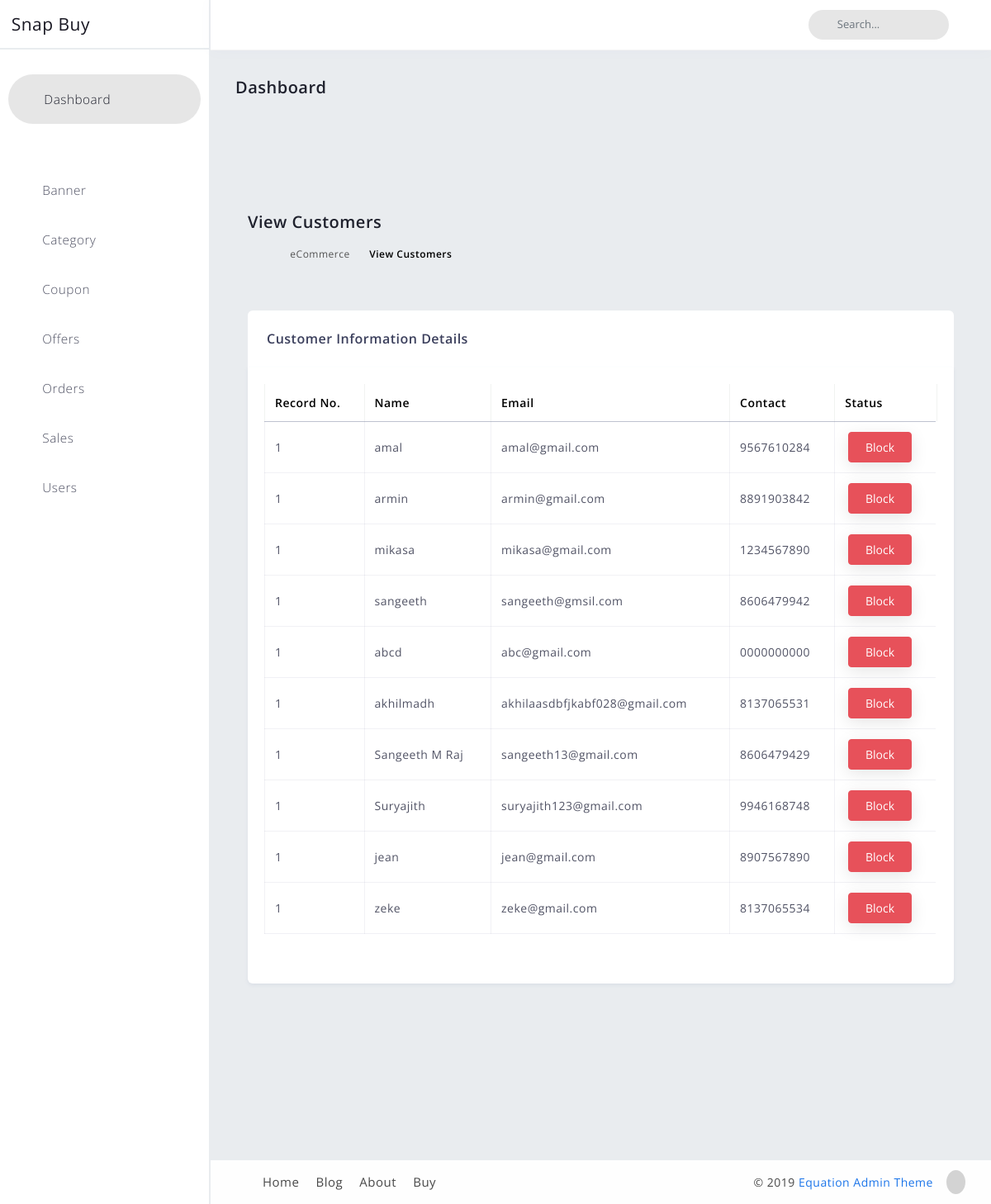
The app's page /myadmin/adcustomers (signed in), older data.
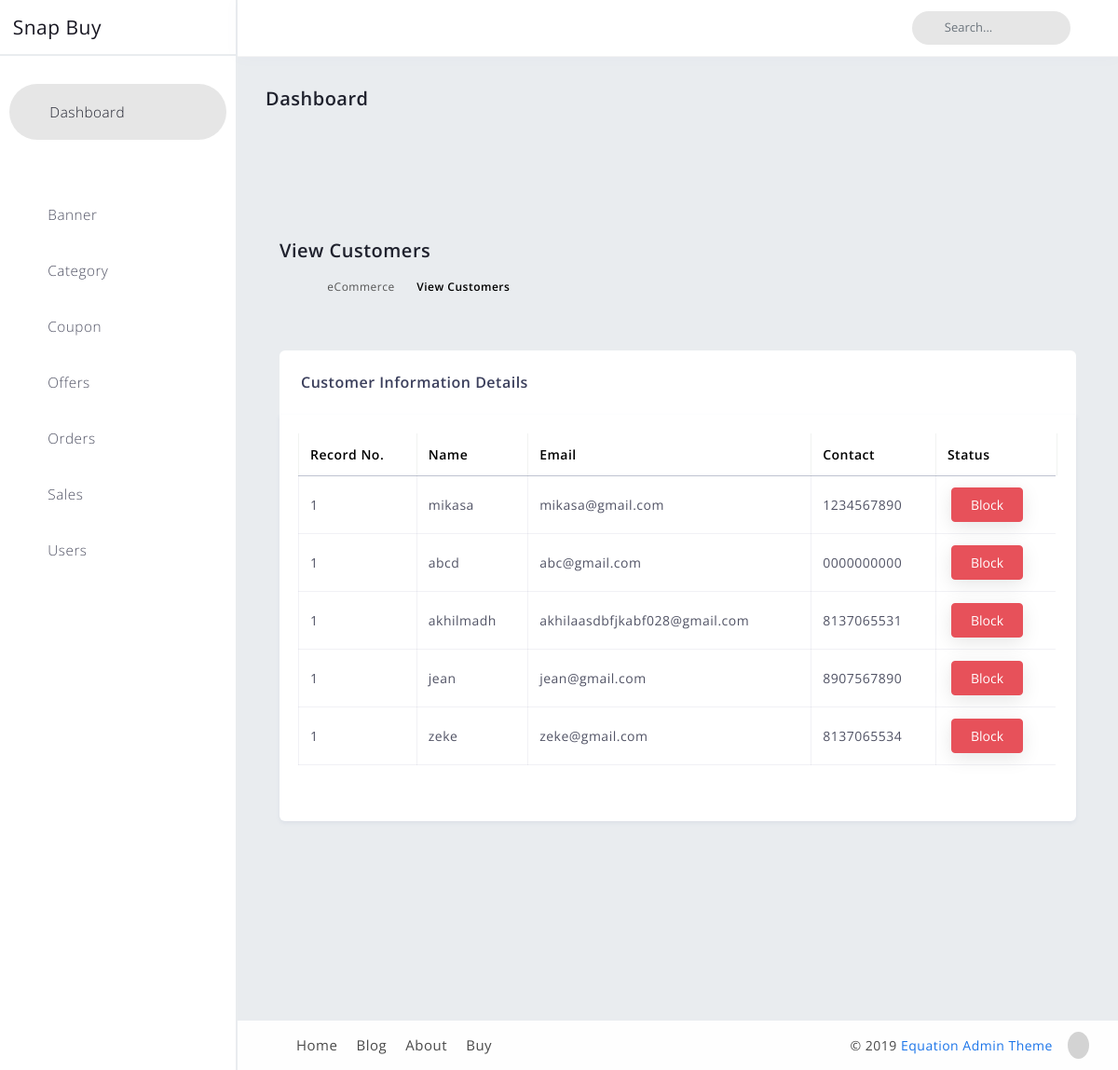
The same page, newer data.
### userhome/models.py (models this page shows)
class Customuser(AbstractUser):
    username = models.CharField(max_length=50)
    phone_regex = RegexValidator(regex=r'^\d{10}$', message="Phone number must be entered in the format: '9999999999'. Up to 10 digits allowed.")
    phone_number = models.CharField(validators=[phone_regex], max_length=10,unique=True)
    email = models.EmailField(_("Email"), unique=True, max_length=100)
    USERNAME_FIELD = 'phone_number'
    REQUIRED_FIELDS = ['email','username']
    objects = CustomManager()
    def __str__(self):
        return self.username

### myadmin/views.py (the view)
# urls.py: path('adcustomers',views.admincustomers_view,name='admincustomers'),
def admincustomers_view(request):
    if request.user.is_superuser:
        user_phone = Customuser.objects.get(username = request.user)
        customers = Customuser.objects.exclude(phone_number=user_phone.phone_number)
    else:
        return redirect(adminlog_view)
    return render(request,'adminside/ad_customers.html',{'userlist':customers})

### newcart/context_processors.py (called while the page is built, shortened)
def cart_count(request):
    count = 0
    cat_list = Category.objects.all()
    if request.user.is_authenticated:
        try :
            cart_product = CartItem.objects.filter(user = request.user).order_by('-id')[:2] #getting last two cart item products.
            count = CartItem.objects.filter(user = request.user).aggregate(Count('quantity')).get('quantity__count')
            print(cart_product)
        except :
            pass
    context = {
        'cat_list':cat_list,
        'cart_product':cart_product,
        'count':count,
    }
    return dict(context)

### templates/adminside/ad_customers.html (shortened to what the changed rows need)
{% extends 'adminside/index.html' %}
{% load static %}
        {% block content-block %}
        <div id="content" class="main-content">
            <div class="container">
                <div class="row" id="cancel-row">
                    <div class="col-xl-12 col-lg-12 col-md-12 col-sm-12 col-12 layout-spacing">
                        <div class="statbox widget box box-shadow">
                            <div class="widget-content widget-content-area">
                                <div class="table-responsive mb-4">
                                    <table id="ecommerce-product-customers" class="table table-bordered table-hover">
                                        <thead>
                                            <tr>
                                                <th class="checkbox-column"> Record No. </th>
                                                <th>Name</th>
                                                <th>Email</th>
                                                <th>Contact</th>
                                                <th class="">Status</th>
                                            </tr>
                                        </thead>
                                        <tbody>
                                            {% for user in userlist %}
                                            <tr>
                                                <td class="checkbox-column"> 1</td>
                                                <td class="customer-name-1">{{user.username}}</td>
                                                <td>{{user.email}}</td>
                                                <td>{{user.phone_number}}</td>
                                                <td>
                                                    <div class="d-flex">
                                                        {% if user.is_active %}
                                                        <a href="{% url 'blockuser' user.id %}">
                                                        <button onclick="return confirm('Are you sure to unblock this customer ?')" class="btn btn-danger">
                                                            <span class="label label-success">Block</span>
                                                        </button></a>
                                                        {% else %}
                                                        <a href="{% url 'blockuser' user.id %}">
                                                        <button class="btn btn-primary" onclick="return confirm('Are you sure to unblock this customer ?')">
                                                            <span class="label label-success">Unblock</span>
                                                        </button>
                                                        </a>
                                                        {% endif %}
                                                    </div>
                                                </td>
                                            </tr>
                                            {% endfor %}
                                        </tbody>
                                    </table>
                            </div>
                        </div>
                    </div>
                </div>
            </div>
        </div>
    </div>
    {% endblock  %}

Row changes from the older to the newer data that the page shows:
removed Customuser: username "amal", email "amal@gmail.com", phone_number "9567610284", is_active "Block"
removed Customuser: username "armin", email "armin@gmail.com", phone_number "8891903842", is_active "Block"
removed Customuser: username "sangeeth", email "sangeeth@gmsil.com", phone_number "8606479942", is_active "Block"
removed Customuser: username "Sangeeth M Raj", email "sangeeth13@gmail.com", phone_number "8606479429", is_active "Block"
removed Customuser: username "Suryajith", email "suryajith123@gmail.com", phone_number "9946168748", is_active "Block"
